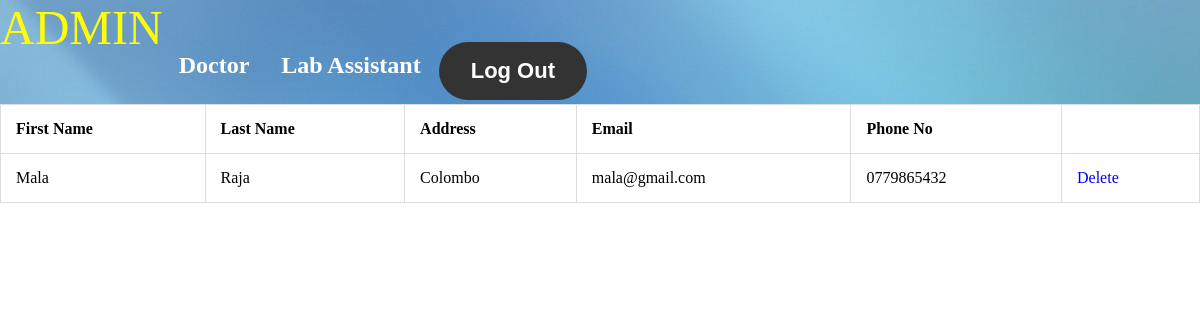
/L_View.php (signed in), run on the app's committed database.
### tables this page shows
CREATE TABLE IF NOT EXISTS `lab_assistant` (
  `Labassistant_id` int(10) NOT NULL AUTO_INCREMENT,
  `First_Name` varchar(20) NOT NULL,
  `Last_Name` varchar(20) NOT NULL,
  `Address` varchar(20) NOT NULL,
  `Phone_No` varchar(10) NOT NULL,
  `Email` varchar(20) NOT NULL,
  `Username` varchar(10) NOT NULL,
  `Password` varchar(10) NOT NULL,
  `Admin_id` int(10) NOT NULL DEFAULT '1',
  PRIMARY KEY (`Labassistant_id`),
  KEY `Admin_id` (`Admin_id`)
);

### L_View.php (the view, shortened to what this page needs)
<html>
<head>
</head>
<body>
<ul>
<li class="dropdown"><font color="yellow" size="10">ADMIN</font></li>
<br>
<h2>
  <li class="dropdown">
  <div class="dropbtn">Doctor</div>
  </li>
  <li class="dropdown">
  <div class="dropbtn">Lab Assistant</div>
  </li>
    <li>
	<form method="post" action="Home.php">
	<button type="submit"  name="logout" style="float:right;font-size:22px"><b>Log Out</b></button>
	</form>
  </li>
</ul>
<div class="container col-6">
<?php
$con=mysqli_connect('localhost','root','','karuna_clinic_center');
$sql="SELECT * FROM lab_assistant";
$sqldata=mysqli_query($con,$sql)or die('error getting');
echo "<table border=1 align=center>";
echo "<tr><th>First Name</th><th>Last Name</th><th>Address</th><th>Email</th><th>Phone No</th></tr>";
while($row=mysqli_fetch_array($sqldata,MYSQLI_ASSOC)){
	echo "<tr><td>";
	echo $row['First_Name'];
	echo "</td><td>";
	echo $row['Last_Name'];
	echo "</td><td>";
	echo $row['Address'];
	echo "</td><td>";
	echo $row['Email'];
	echo "</td><td>";
	echo $row['Phone_No'];
	echo "</td><td>";
	echo "<a style='text-decoration:none;'href='labassistant_delete.php?id={$row["Labassistant_id"]}'>Delete </a>";
	echo "</td></tr>";
}
echo "</table>";
?>
	</div>
</body>
</html>

### L_View.php (style rules this page uses)
body { background-color:white; height: 100%; margin: 0; background-position:center; background-repeat: repeat-y; background-size: cover; background-attachment:fixed; font-family:verdana; }
button { border-radius:32px; background-color: #333; border: none; color: white; padding: 16px 32px; text-align: center; text-decoration: none; display: inline-block; font-size: 16px; margin: 4px 2px; transition-duration: 0.4s; cursor: pointer; }
ul { list-style-type: none; margin: 0; padding: 0; overflow: hidden; background-image:url("Aurora-Soft-Blue-abstract-wallpapers-illusions-polish-shape-abstract-aurora-1920x1080.jpg"); }
li { float: left; }
li a, .dropbtn { display: inline-block; color: white; text-align: center; padding: 14px 16px; text-decoration: none; }
li.dropdown { display: inline-block; }
table, td, th { border: 1px solid #ddd; text-align: left; }
table { border-collapse: collapse; width: 100%; }
th, td { padding: 15px; }

### data on the page
lab_assistant: First_Name "Mala", Last_Name "Raja", Address "Colombo", Email "mala@gmail.com", Phone_No "0779865432"
